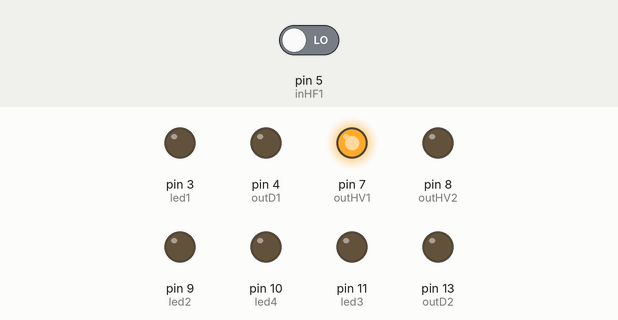
Recording of a sketch running on a simulated Arduino Uno, built with avr-gcc and run on an emulated ATmega328P. Shown: output pins drawn as LEDs (lit = HIGH). The inputs (shaded band) are chosen by the test bench; at power-on: pin 5 (inHF1) LOW.

Above: at 0.2 s.
Timing chart, 0 to 1.7 s (numbered marks = the images above):
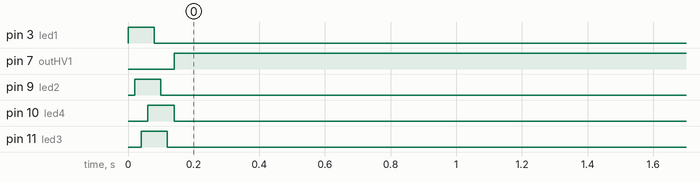

The sketch:

euroduinoCV.ino
```cpp
const int outD1 = 4;
//const int outHF1 = 5;
//const int outHF2 = 6;
const int outHV1 = 7;
const int outHV2 = 8;
const int outD2 = 13;

//const int inD1 = 4;
const int inHF1 = 5;
const int inHF2 = 6;
//const int inHV1 = 7;
//const int inHV2 = 8;
//const int inD2 = 13;


const int buttonWhite = 0;
const int buttonBlack = 1;
const int buttonRed = 2;


//const int inD1 = 4;
//const int inD2 = 7;
//const int inD3 = 8;
//const int inD4 = 13;


//const int inputpin = 4;
//
//const int ledPin = 13;


const int led1 = 3;
const int led2 = 9;
const int led3 = 11;
const int led4 = 10;

bool testout = true;
bool testin = false;

//void setin(){
//  pinMode(inD1, INPUT);
//  pinMode(inD2, INPUT);
//  pinMode(inD3, INPUT);
//  pinMode(inD4, INPUT);
//}
//
int  t1state = 0;
int  t1prevstate = 0;
int  t1reset = 10;

//output pulses
int p1state = 0;
//int p1prevstate = 0;
int p1reset = 10;
int p2state = 0;
//int p2prevstate = 0;
int p2reset = 10;
int p3state = 0;
//int p3prevstate = 0;
int p3reset = 10;
int p4state = 0;
//int p4prevstate = 0;
int p4reset = 10;

//LEDs
int led1duration = 50;
int led1state = 0;

int led2duration = 50;
int led2state = 0;

int led3duration = 50;
int led3state = 0;

int led4duration = 50;
int led4state = 0;

///Timings
unsigned long currentMillis = 0;
unsigned long t1Millis = 0;
unsigned long led1Millis = 0;
unsigned long led2Millis = 0;
unsigned long led3Millis = 0;
unsigned long led4Millis = 0;
unsigned long p1Millis = 0;
unsigned long p2Millis = 0;
unsigned long p3Millis = 0;
unsigned long p4Millis = 0;

unsigned long tick = 0;
unsigned long prvtick = 0;
unsigned long interval = 0;
int tickcount = 0;

void setup() {
  // put your setup code here, to run once:
  Serial.begin(9600);
  pinMode(led1, OUTPUT);
  pinMode(led2, OUTPUT);
  pinMode(led3, OUTPUT);
  pinMode(led4, OUTPUT);


  pinMode(outD1, OUTPUT);
  pinMode(outD2, OUTPUT);
  //  pinMode(outHF1, OUTPUT);
  //  pinMode(outHF2, OUTPUT);
  pinMode(outHV1, OUTPUT);
  pinMode(outHV2, OUTPUT);

  //  pinMode(inD1, INPUT);
  //  pinMode(inD2, INPUT);
  pinMode(inHF1, INPUT);
  pinMode(inHF2, INPUT);
  //  pinMode(inHV1, INPUT);
  //  pinMode(inHV2, INPUT);


  pinMode(buttonWhite, INPUT_PULLUP);
  pinMode(buttonBlack, INPUT_PULLUP);
  pinMode(buttonRed, INPUT);

  digitalWrite(led1, HIGH);
  delay(20);
  digitalWrite(led2, HIGH);
  delay(20);
  digitalWrite(led3, HIGH);
  delay(20);
  digitalWrite(led4, HIGH);
  delay(20);
  digitalWrite(led1, LOW);
  delay(20);
  digitalWrite(led2, LOW);
  delay(20);
  digitalWrite(led3, LOW);
  delay(20);
  digitalWrite(led4, LOW);


  //  Serial.end();
  //to fix the buttons swap them with LED buttons...
  // D0 is hard to use as INPUT in combo with low-impedance...\
  //https://forum.arduino.cc/index.php?topic=481405.0

}


void loop() {
  currentMillis = millis();
  int t1 = digitalRead(inHF1);
  if (t1 != t1prevstate) {
    t1Millis = currentMillis;
  }
  if (currentMillis - t1Millis >= t1reset) {
    // if the button state has changed:
    if (t1 != t1state) {
      t1state = t1;

      // only toggle the LED if the new button state is HIGH
      if (t1state == HIGH) {
        //        led1state = !led1state;
        tickcount++;
        fireLED1();
        firePulse1();
        if ((tickcount % 4) == 0) {
          fireLED2();
        }
        if ((tickcount % 8) == 0) {
          fireLED3();
        }
        if ((tickcount % 16) == 0) {
          fireLED4();
        }
        tick = currentMillis;
        interval = tick - prvtick;
//        Serial.println(interval);
        prvtick = tick;
      }
    }
  }

  //  if (currentMillis - prevtick


  updatePulses();
  updateLEDs();
  t1prevstate = t1;

}

//  // compare the buttonState to its previous state
//  if (t1state != t1prevstate) {
//    // if the state has changed, increment the counter
//    if (t1state == HIGH) {
//      freqout (440, 100);
//    }
//  }
//  t1prevstate = t1state;


void fireLED1() {
  //  Serial.print("firing LED1 tick: ");
  //  Serial.println(tickcount);
  led1state = 1;
  led1Millis = currentMillis;

}

void fireLED2() {
  //  Serial.print("firing LED2 tick: "  );
  //  Serial.println(tickcount);
  led2state = 1;
  led2Millis = currentMillis;

}

void fireLED3() {
  //  Serial.print("firing LED3 tick: "  );
  //  Serial.println(tickcount);
  led3state = 1;
  led3Millis = currentMillis;

}

void fireLED4() {
  //  Serial.print("firing LED3 tick: "  );
  //  Serial.println(tickcount);
  led4state = 1;
  led4Millis = currentMillis;

}


void firePulse1() {
  p1state = 0; ///inverse for outHVx
  p1Millis = currentMillis;
}

void updateLEDs() {
  if (led1state == 1) {
    if (currentMillis - led1Millis >= led1duration) {
      led1state = 0;
    }
  }
  if (led2state == 1) {
    if (currentMillis - led2Millis >= led2duration) {
      led2state = 0;
    }
  }
  if (led3state == 1) {
    if (currentMillis - led3Millis >= led3duration) {
      led3state = 0;
    }
  }
  if (led4state == 1) {
    if (currentMillis - led3Millis >= led4duration) {
      led4state = 0;
    }
  }
  digitalWrite(led1, led1state);
  digitalWrite(led2, led2state);
  digitalWrite(led3, led3state);
  digitalWrite(led4, led4state);
}


void updatePulses() {
//  Serial.println("updating pulse");
  if (p1state == 0) { ///inverse state for HVpins
    if (currentMillis - p1Millis >= p1reset) {
      p1state = 1;
    }
  }
  digitalWrite(outHV1, p1state);
}
```

testfunctions.ino
```cpp
//void cycleOuts(){
//  delay(20);
//  digitalWrite(outD1, HIGH);
//  digitalWrite(outD2, HIGH);
//  digitalWrite(outHF1, HIGH);
//  digitalWrite(outHF2, HIGH);
//  digitalWrite(outHV1, HIGH);
//  digitalWrite(outHV2, HIGH);
//
//  delay(20);
//  //  delay(delaypulse);
//  digitalWrite(outD1, LOW);
//  digitalWrite(outD2, LOW);
//  digitalWrite(outHF1, LOW);
//  digitalWrite(outHF2, LOW);
//  digitalWrite(outHV1, LOW);
//  digitalWrite(outHV2, LOW);
//}
//
//

//
//  int led1pulse = analogRead(A0);
////  analogWrite(led3, led1pulse/4);
//  int delaypulse = analogRead(A0);
//  //  delay(delayprepulse);
//  int sensorValue = analogRead(A4);
//  // Convert the analog reading (which goes from 0 - 1023) to a voltage (0 - 5V):
//  float voltage = sensorValue * (5.0 / 1023.0);
//  analogWrite(led3, sensorValue/4);
//  analogWrite(led1, digitalRead(buttonRed)*4);


////freqout code by Paul Badger
//// freq - frequency value
//// t - time duration of tone
//void freqout(int freq, int t) {
//  int hperiod;     //calculate 1/2 period in us
//  long cycles, i;
//
//  // subtract 7 us to make up for digitalWrite overhead - determined empirically
//  hperiod = (500000 / ((freq - 7) * 128));
//
//  // calculate cycles
//  cycles = ((long)freq * (long)t) / 1000;    // calculate cycles
//  for (i=0; i<= cycles; i++)
//  {              // play note for t ms
//    digitalWrite(outHF1, HIGH);
//    delayMicroseconds(hperiod);
//    digitalWrite(outHF1, LOW);
//    delayMicroseconds(hperiod - 1);     // - 1 to make up for fractional microsecond in digitaWrite overhead
//  }
//}
```

Measured:
- by itself, pin 7 (outHV1): LOW → HIGH at 0.14 s
